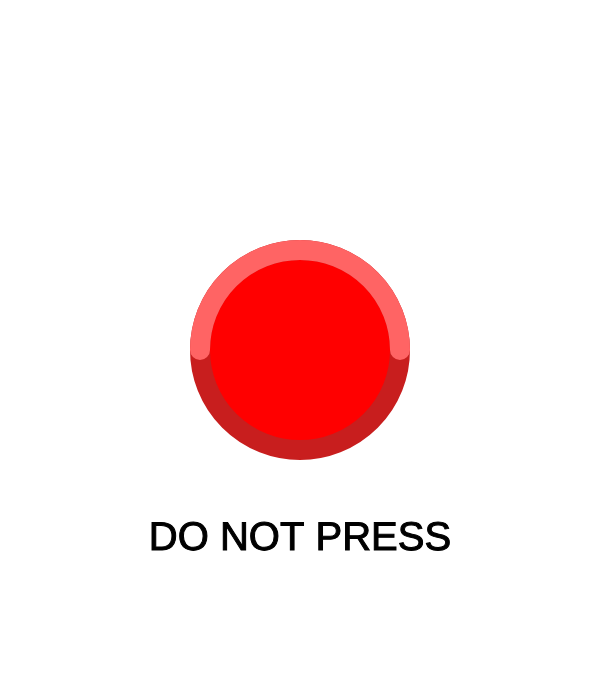
Frame 1 (no input)
Frame 60 (no input): identical to frame 1, image omitted
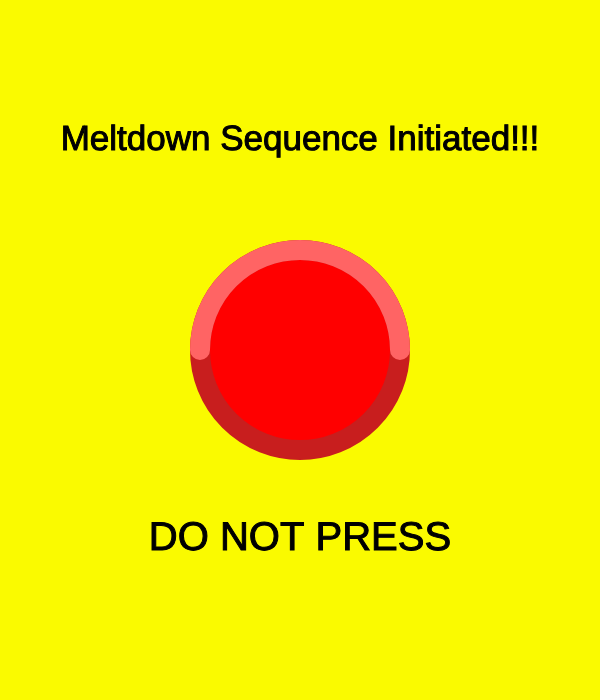
Frame 120 (the mouse pressed at the canvas centre since frame 60)

The p5.js sketch that drew these frames (run headless with seeded random() and noise() and a simulated clock; from frame 60 on, the mouse is pressed at the canvas centre):

// p5.js sketch
// ── sketch.js
var redButton;
var alertFlash = true;

function setup()
{
	createCanvas(600, 700);

	redButton = {
		x: width / 2,
		y: height / 2,
		dia: 200,
		activated: false
	}

}

function mousePressed()
{
    
	if (dist(mouseX, mouseY, redButton.x, redButton.y) < redButton.dia/2)
	{
		if (redButton.activated == true)
		{
			redButton.activated = false;
		}
		else
		{
			redButton.activated = true;
		}
	}
}

function draw()
{
	background(255);

	if (frameCount / 30 == parseInt(frameCount / 30))
	{
		if (alertFlash == true)
		{
			alertFlash = false;
		}
		else
		{
			alertFlash = true;
		}
	}

	if (redButton.activated == true)
	{
		background(250, 250, 0);

		if (alertFlash)
		{
			textSize(35);
			text("Meltdown Sequence Initiated!!!", width / 2, height / 2 - redButton.dia);
		}

	}


	fill(255, 0, 0);
	stroke(200, 30, 30);
	strokeWeight(20);
	ellipse(redButton.x, redButton.y, redButton.dia);
	noFill();
	stroke(255, 100, 100);
	arc(redButton.x, redButton.y, redButton.dia, redButton.dia, PI, PI * 2);


	textAlign(CENTER);
	textSize(40);
	strokeWeight(1);
	stroke(0);
	fill(0);
	text("DO NOT PRESS", width / 2, height / 2 + redButton.dia);

}
